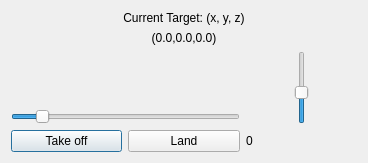
<?xml version="1.0" encoding="UTF-8"?>
<ui version="4.0">
 <class>PadflieControlModal</class>
 <widget class="QDialog" name="PadflieControlModal">
  <property name="geometry">
   <rect>
    <x>0</x>
    <y>0</y>
    <width>368</width>
    <height>163</height>
   </rect>
  </property>
  <property name="windowTitle">
   <string>Padflie Control</string>
  </property>
  <layout class="QVBoxLayout" name="verticalLayout">
   <item>
    <widget class="QLabel" name="current_target_label">
     <property name="text">
      <string>Current Target: (x, y, z)</string>
     </property>
     <property name="alignment">
      <set>Qt::AlignCenter</set>
     </property>
    </widget>
   </item>
   <item>
    <widget class="QLabel" name="target_label">
     <property name="text">
      <string>(0.0,0.0,0.0)</string>
     </property>
     <property name="alignment">
      <set>Qt::AlignCenter</set>
     </property>
    </widget>
   </item>
   <item>
    <layout class="QGridLayout" name="gridLayout">
     <item row="2" column="3">
      <widget class="QLabel" name="height_label">
       <property name="text">
        <string>0</string>
       </property>
      </widget>
     </item>
     <item row="2" column="1">
      <widget class="QPushButton" name="takeoff_button">
       <property name="text">
        <string>Take off</string>
       </property>
      </widget>
     </item>
     <item row="2" column="2">
      <widget class="QPushButton" name="land_button">
       <property name="text">
        <string>Land</string>
       </property>
      </widget>
     </item>
     <item row="1" column="1" colspan="2">
      <widget class="QSlider" name="scale_slider">
       <property name="minimum">
        <number>10</number>
       </property>
       <property name="maximum">
        <number>100</number>
       </property>
       <property name="singleStep">
        <number>1</number>
       </property>
       <property name="value">
        <number>20</number>
       </property>
       <property name="orientation">
        <enum>Qt::Horizontal</enum>
       </property>
      </widget>
     </item>
     <item row="0" column="3" rowspan="2">
      <widget class="QSlider" name="z_slider">
       <property name="sizePolicy">
        <sizepolicy hsizetype="Minimum" vsizetype="Expanding">
         <horstretch>0</horstretch>
         <verstretch>0</verstretch>
        </sizepolicy>
       </property>
       <property name="maximum">
        <number>49</number>
       </property>
       <property name="value">
        <number>20</number>
       </property>
       <property name="orientation">
        <enum>Qt::Vertical</enum>
       </property>
      </widget>
     </item>
    </layout>
   </item>
  </layout>
 </widget>
 <resources/>
 <connections/>
</ui>
